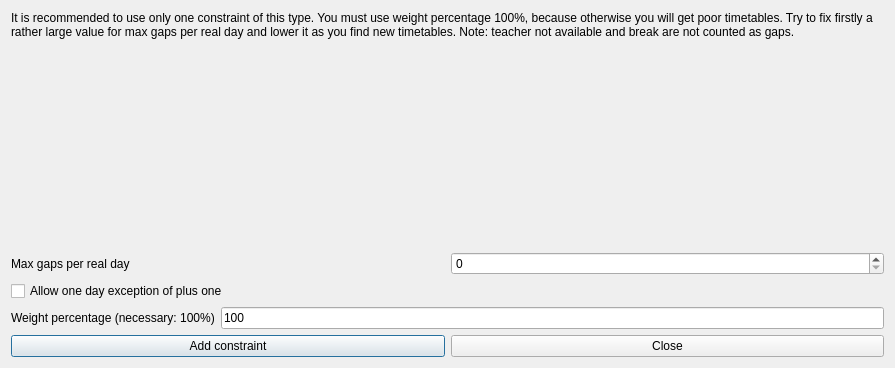
<?xml version="1.0" encoding="UTF-8"?>
<ui version="4.0">
 <class>AddConstraintTeachersMaxGapsPerRealDayForm_template</class>
 <widget class="QDialog" name="AddConstraintTeachersMaxGapsPerRealDayForm_template">
  <property name="geometry">
   <rect>
    <x>0</x>
    <y>0</y>
    <width>895</width>
    <height>368</height>
   </rect>
  </property>
  <property name="windowTitle">
   <string extracomment="This is the title of the dialog to add a new constraint of this type">Add teachers max gaps per real day</string>
  </property>
  <layout class="QGridLayout" name="gridLayout">
   <item row="0" column="0">
    <widget class="QLabel" name="weightTextLabel_2">
     <property name="sizePolicy">
      <sizepolicy hsizetype="Minimum" vsizetype="Minimum">
       <horstretch>0</horstretch>
       <verstretch>0</verstretch>
      </sizepolicy>
     </property>
     <property name="frameShape">
      <enum>QFrame::NoFrame</enum>
     </property>
     <property name="frameShadow">
      <enum>QFrame::Plain</enum>
     </property>
     <property name="text">
      <string>It is recommended to use only one constraint of this type. You must use weight percentage 100%, because otherwise you will get poor timetables. Try to fix firstly a rather large value for max gaps per real day and lower it as you find new timetables. Note: teacher not available and break are not counted as gaps.</string>
     </property>
     <property name="wordWrap">
      <bool>true</bool>
     </property>
    </widget>
   </item>
   <item row="1" column="0">
    <spacer name="spacer2">
     <property name="orientation">
      <enum>Qt::Vertical</enum>
     </property>
     <property name="sizeType">
      <enum>QSizePolicy::Expanding</enum>
     </property>
     <property name="sizeHint" stdset="0">
      <size>
       <width>20</width>
       <height>71</height>
      </size>
     </property>
    </spacer>
   </item>
   <item row="2" column="0">
    <layout class="QHBoxLayout" name="horizontalLayout">
     <item>
      <widget class="QLabel" name="textLabel1">
       <property name="text">
        <string>Max gaps per real day</string>
       </property>
       <property name="wordWrap">
        <bool>false</bool>
       </property>
      </widget>
     </item>
     <item>
      <widget class="QSpinBox" name="maxGapsSpinBox"/>
     </item>
    </layout>
   </item>
   <item row="3" column="0">
    <widget class="QCheckBox" name="exceptionCheckBox">
     <property name="text">
      <string comment="It is for max span per day, means that in one day the teacher is allowed to have max span + 1">Allow one day exception of plus one</string>
     </property>
    </widget>
   </item>
   <item row="4" column="0">
    <layout class="QHBoxLayout" name="horizontalLayout_2">
     <item>
      <widget class="QLabel" name="weightTextLabel">
       <property name="frameShape">
        <enum>QFrame::NoFrame</enum>
       </property>
       <property name="frameShadow">
        <enum>QFrame::Plain</enum>
       </property>
       <property name="text">
        <string>Weight percentage (necessary: 100%)</string>
       </property>
       <property name="wordWrap">
        <bool>false</bool>
       </property>
      </widget>
     </item>
     <item>
      <widget class="QLineEdit" name="weightLineEdit">
       <property name="text">
        <string notr="true">100</string>
       </property>
      </widget>
     </item>
    </layout>
   </item>
   <item row="5" column="0">
    <layout class="QHBoxLayout">
     <item>
      <widget class="QPushButton" name="addConstraintPushButton">
       <property name="text">
        <string>Add constraint</string>
       </property>
      </widget>
     </item>
     <item>
      <widget class="QPushButton" name="closePushButton">
       <property name="text">
        <string>Close</string>
       </property>
      </widget>
     </item>
    </layout>
   </item>
  </layout>
 </widget>
 <layoutdefault spacing="6" margin="11"/>
 <resources/>
 <connections/>
</ui>
